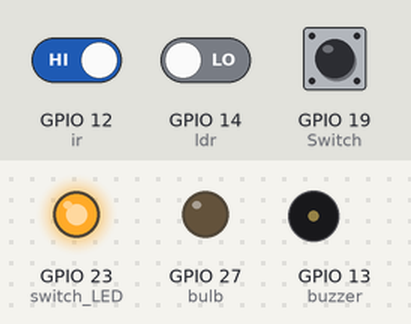
Simulated run of this sketch. Board: ESP32. On the bench: output pins drawn as LEDs (lit = HIGH), buzzer (waves = sounding, pin HIGH). The inputs (shaded band) are chosen by the test bench; at power-on: GPIO 19 (Switch) HIGH, GPIO 12 (ir) HIGH, GPIO 14 (ldr) LOW.

Above: at 1.2 s.
1.3 s: GPIO 19 (Switch) pulled LOW for 0.15 s
At 1.37 s:
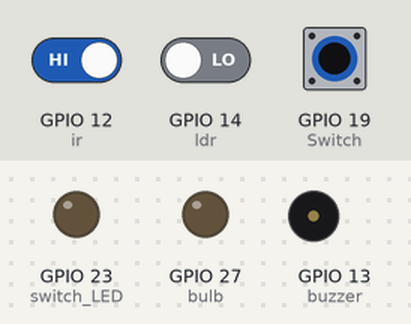
2.9 s: GPIO 19 (Switch) pulled LOW for 3.2 s
At 7.3 s:
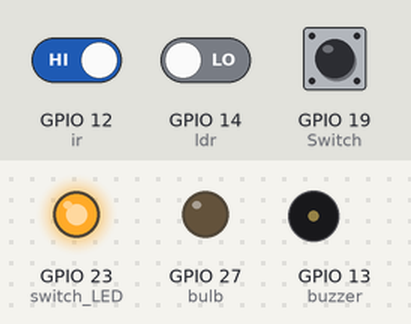
7.6 s: GPIO 12 (ir) driven LOW and GPIO 19 (Switch) driven LOW
At 8.5 s:
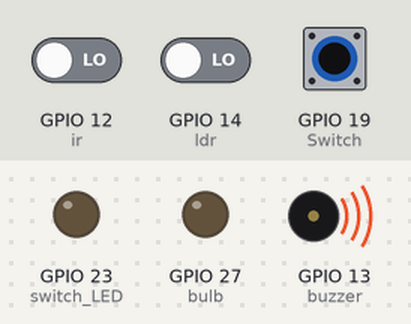
9.1 s: GPIO 14 (ldr) driven HIGH
At 9.7 s:
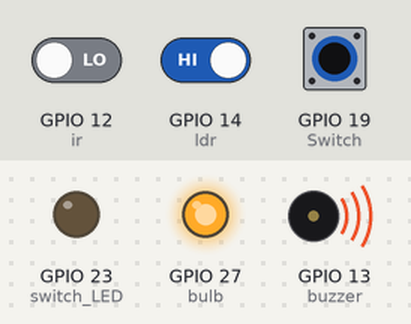
10.6 s: GPIO 12 (ir) driven HIGH
At 11.8 s:
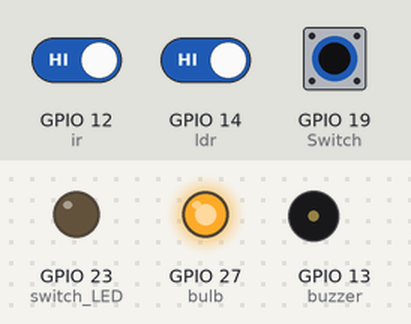
12.1 s: GPIO 12 (ir) driven LOW
At 13.1 s:
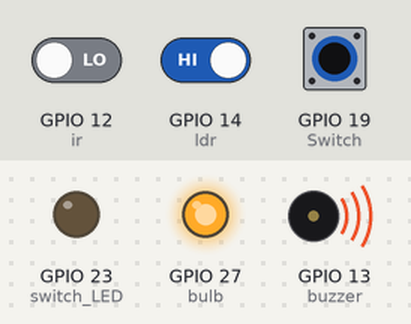
Timing chart, 0 to 14.6 s (numbered marks = the images above; inputs shaded):
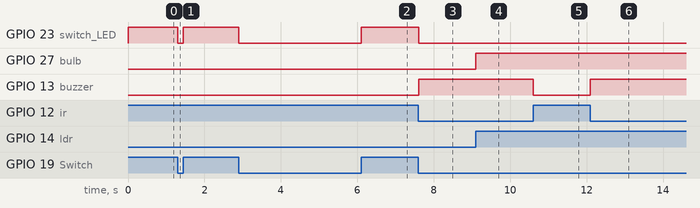

The sketch:

ir_LDR_switch.ino
```cpp
const int ir = 12;
const int buzzer = 13;
const int ldr = 14;
const int bulb = 27;
const int Switch = 19;
const int switch_LED = 23;

int irState;
int ldrState;
int switchState;


void setup() {
  // put your setup code here, to run once:
  pinMode(ir, INPUT);
  pinMode(buzzer, OUTPUT);
  pinMode(ldr, INPUT);
  pinMode(bulb, OUTPUT);
  pinMode(Switch, INPUT_PULLUP);
  pinMode(switch_LED, OUTPUT);
}

void loop() {
  // put your main code here, to run repeatedly:
  irState = digitalRead(ir);
  ldrState = digitalRead(ldr);
  switchState = digitalRead(Switch);

  if (switchState == LOW) {
    digitalWrite(switch_LED, LOW);
    if (irState == LOW) {
      digitalWrite(buzzer, HIGH);
    } else {
      digitalWrite(buzzer, LOW);
    }
    if (ldrState == HIGH) {
      digitalWrite(bulb, HIGH);
    } else {
      digitalWrite(bulb, LOW);
    }
  }else{
    digitalWrite(switch_LED, HIGH);
    digitalWrite(buzzer, LOW);
    digitalWrite(bulb, LOW);
  }
}
```

Measured:
- after the input at 1.3 s, GPIO 23 (switch_LED): HIGH → LOW at once, → HIGH 0.15 s later
- after the input at 2.9 s, GPIO 23 (switch_LED): HIGH → LOW at once, → HIGH 3.2 s later
- after the input at 7.6 s, GPIO 23 (switch_LED): HIGH → LOW at once; GPIO 13 (buzzer): LOW → HIGH at once
- after the input at 9.1 s, GPIO 27 (bulb): LOW → HIGH at once
- after the input at 10.6 s, GPIO 13 (buzzer): HIGH → LOW at once
- after the input at 12.1 s, GPIO 13 (buzzer): LOW → HIGH at once
